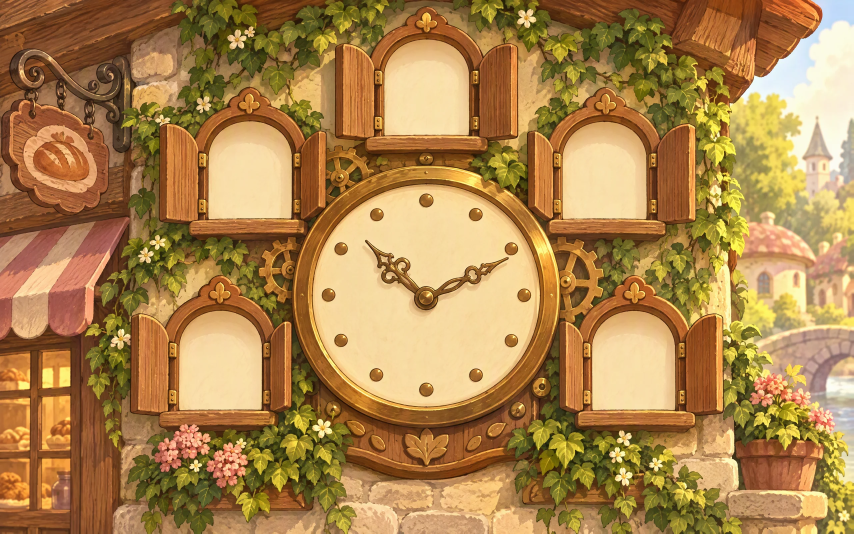
#> input picture assets/bg/bakery-clock.webp, 2560 x 1600 px (shown at 1/3 size)
$ python bg_grid.py ../../../assets/bg/bakery-clock.webp ../../../assets/bg/bakery-interior.webp
#> lines starting #> are read from the running program, lines starting #| are printed output that depends on the picture
"""Overlay a coordinate grid on a 2560x1600 background (preview 1280x800) for hotspot authoring."""
import sys
from PIL import Image, ImageDraw
src, out = sys.argv[1], sys.argv[2]
im = Image.open(src).convert("RGB").resize((1280, 800))
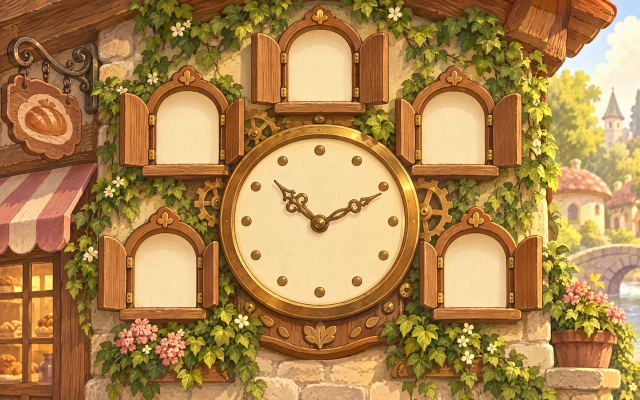
#> im: PIL image 1280x800 RGB (shown at 1/2 size); mean R, G, B 172, 132.1, 76.9
d = ImageDraw.Draw(im)
for x in range(0, 2560, 160):
    d.line([(x / 2, 0), (x / 2, 800)], fill=(255, 255, 0) if x % 640 == 0 else (0, 255, 255), width=1)
    d.text((x / 2 + 2, 2), str(x), fill=(255, 255, 255))
for y in range(0, 1600, 160):
    d.line([(0, y / 2), (1280, y / 2)], fill=(255, 255, 0) if y % 640 == 0 else (0, 255, 255), width=1)
    d.text((2, y / 2 + 2), str(y), fill=(255, 255, 255))
d.rectangle([230 / 2, 80 / 2, 2330 / 2, 1520 / 2], outline=(255, 0, 0), width=2)
for r in sys.argv[3:]:
    x, y, w, h = map(int, r.split(","))
    d.rectangle([x / 2, y / 2, (x + w) / 2, (y + h) / 2], outline=(255, 0, 255), width=3)
im.save(out, quality=85)
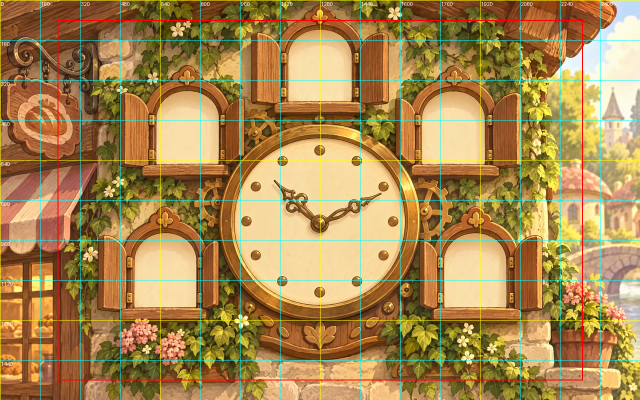
#> saved as bakery-interior.webp: PIL image 1280x800 RGB (shown at 1/2 size); mean R, G, B 170.4, 134.7, 79.4

$ run again, on assets/bg/bakery-oven.webp
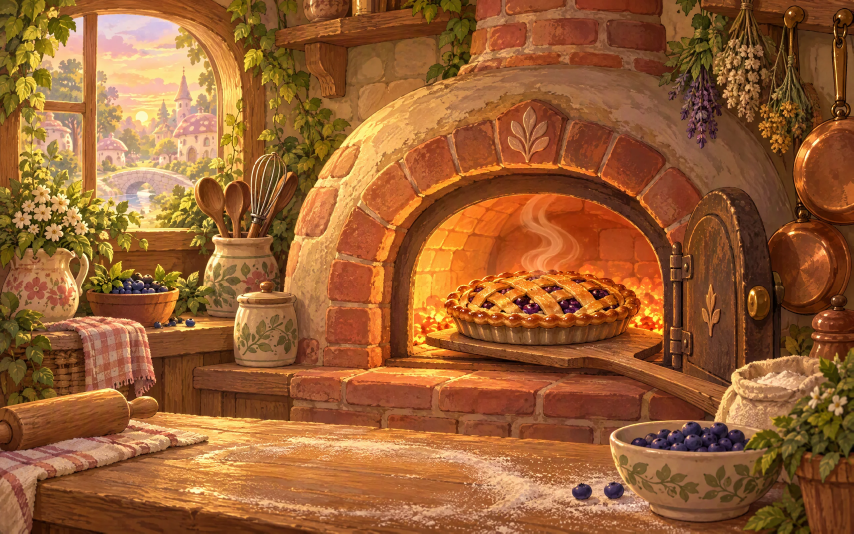
#> input picture assets/bg/bakery-oven.webp, 2560 x 1600 px (shown at 1/3 size)
#> `im = Image.open(src).convert("RGB").resize((1280, 800))`:
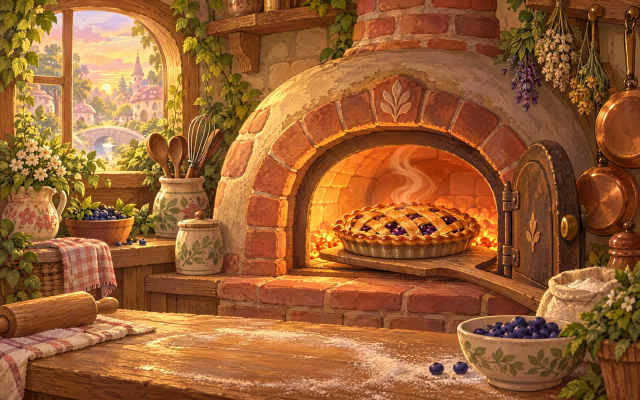
#> im: PIL image 1280x800 RGB (shown at 1/2 size); mean R, G, B 153.1, 95.6, 51
#> `im.save(out, quality=85)`:
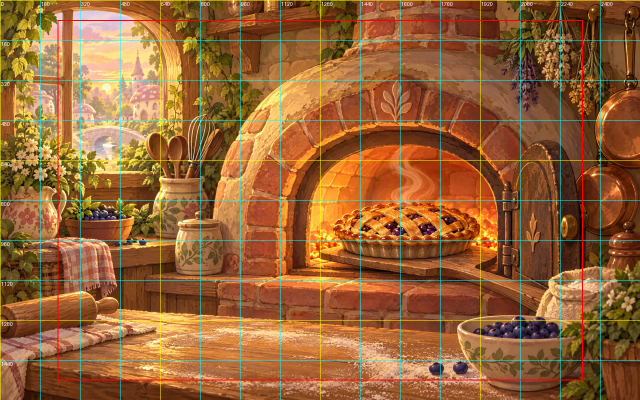
#> saved as bakery-oven.webp: PIL image 1280x800 RGB (shown at 1/2 size); mean R, G, B 151.9, 99, 54.1

$ run again, on assets/bg/bench.webp
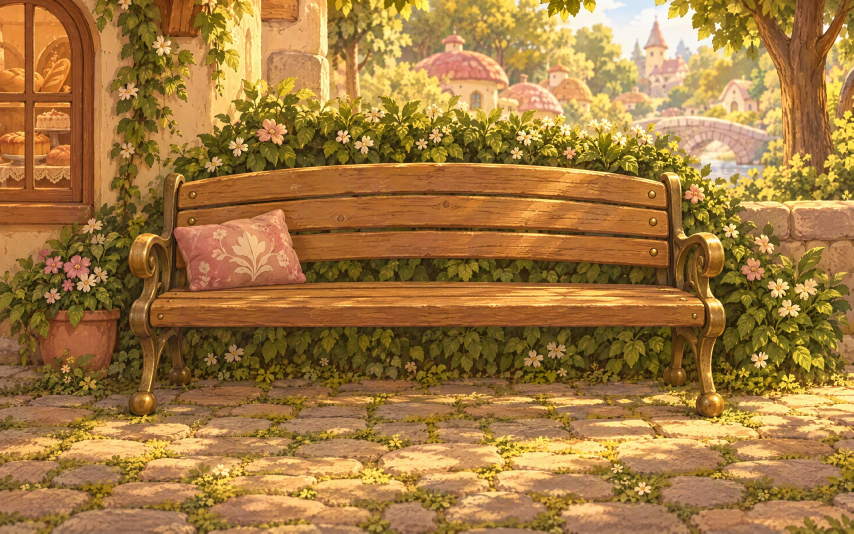
#> input picture assets/bg/bench.webp, 2560 x 1600 px (shown at 1/3 size)
#> `im = Image.open(src).convert("RGB").resize((1280, 800))`:
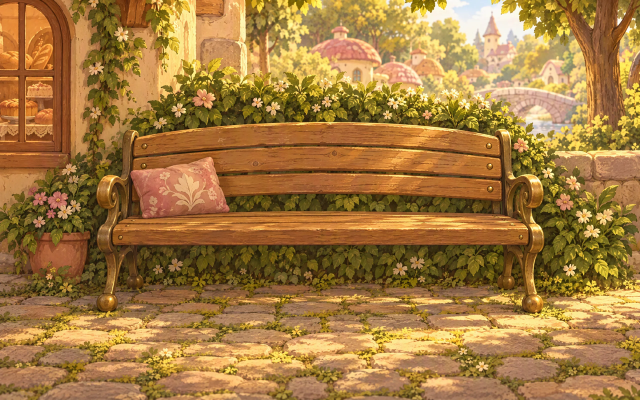
#> im: PIL image 1280x800 RGB (shown at 1/2 size); mean R, G, B 163.3, 121.7, 63.9
#> `im.save(out, quality=85)`:
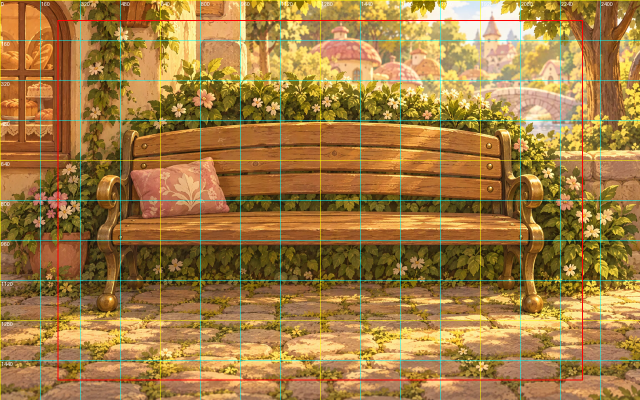
#> saved as bench.webp: PIL image 1280x800 RGB (shown at 1/2 size); mean R, G, B 161.8, 124.3, 66.6

$ run again, on assets/bg/cellar-steps.webp
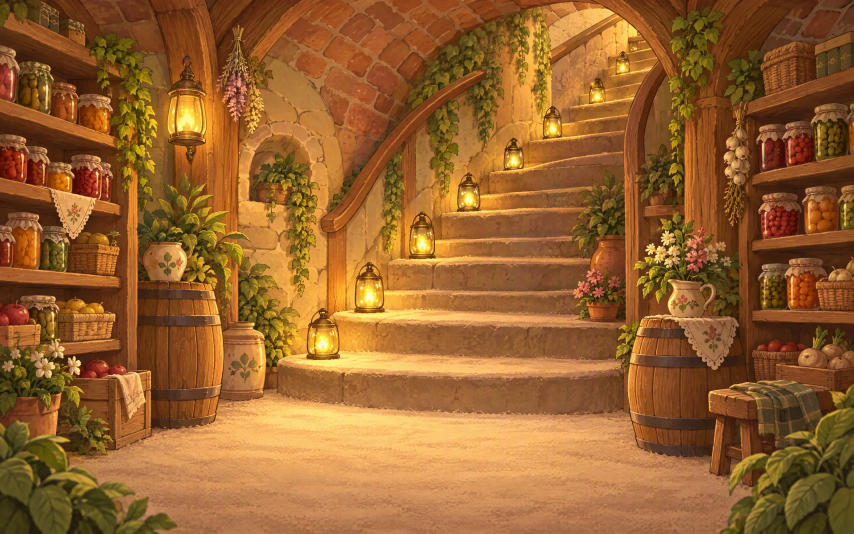
#> input picture assets/bg/cellar-steps.webp, 2560 x 1600 px (shown at 1/3 size)
#> `im = Image.open(src).convert("RGB").resize((1280, 800))`:
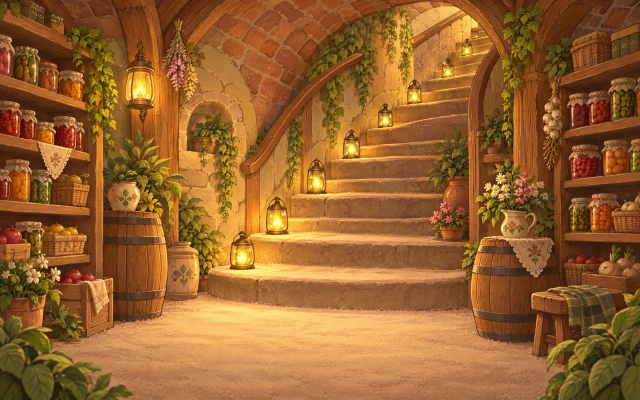
#> im: PIL image 1280x800 RGB (shown at 1/2 size); mean R, G, B 151, 97.8, 46
#> `im.save(out, quality=85)`:
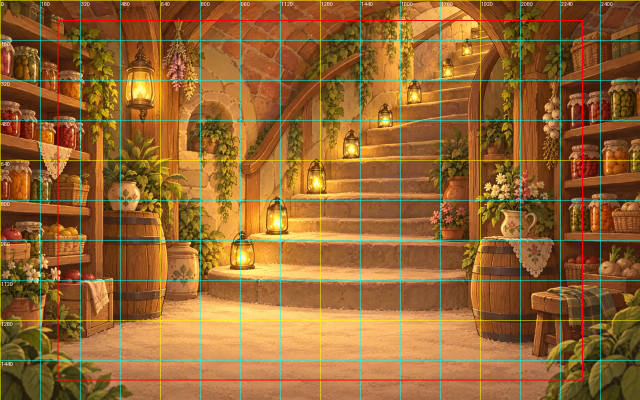
#> saved as cellar-steps.webp: PIL image 1280x800 RGB (shown at 1/2 size); mean R, G, B 149.9, 101.3, 49.4
